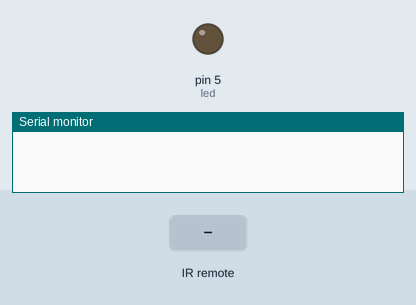
Bench run of a sketch on a simulated Arduino Uno, built with avr-gcc and run on an emulated ATmega328P. On the bench: output pins drawn as LEDs (lit = HIGH), the last lines printed to the serial monitor. The inputs (shaded band) are chosen by the test bench.

Above: at 1.2 s.
1.3 s: infrared code 0x61A07E81 received
At 1.6 s:
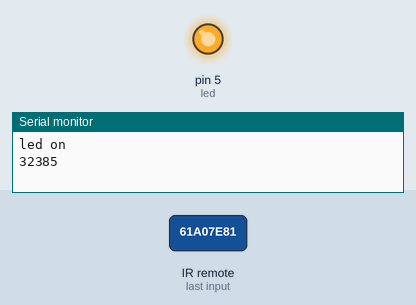
Timing chart, 0 to 4.3 s (numbered marks = the images above; inputs shaded):
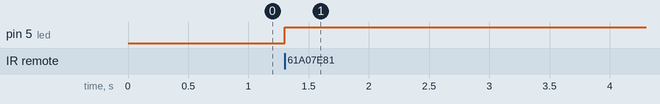

The sketch:

one_button_turn_off_on.ino
```cpp
  /* Orignial code from http://www.electroschematics.com/9522/arduino-control-leds-ir-remote/
  Modified code for use of a remote to power on/off an LED by one button

  Use the "IRecord" sketch from the IRremote library to get your remotes HEX code. You can use the same circuit as this sketch-----make sure to put 0x in front of your HEX numbers---e.g. 0x123456
  */

    #include <IRremote.h>

  int RECV_PIN = 11; //  output pin of IR Receiver
  int led = 5;
  int itsONled[] = {0,0,0,0};
  /* the initial state of LEDs is OFF (zero) */
  #define remoteCode  0x61A07E81 // rewind button code received from my insignia remote

  IRrecv irrecv(RECV_PIN);

  decode_results results;

  void setup()
  {
    Serial.begin(9600);   // be able to see in serial port
    irrecv.enableIRIn();  // Start the receiver
    pinMode(led, OUTPUT);  // declaring led as an output
  }

  void loop() {
    if (irrecv.decode(&results)) {
      unsigned int value = results.value;
      switch(value) {
         case remoteCode:
           if(itsONled[1] == 1) {        // if first led is on then
              digitalWrite(led, LOW);   // turn it off when button is pressed
              itsONled[1] = 0;           // and set its state as off
              Serial.println("led off");
           } else {                      // else if first led is off
               digitalWrite(led, HIGH); // turn it on when the button is pressed
               itsONled[1] = 1;          // and set its state as on
               Serial.println("led on");
           }
            break;
      }
      Serial.println(value); // you can comment this line
      irrecv.resume(); // Receive the next value
    }
  }
```

Measured:
- after the input at 1.3 s, pin 5 (led): LOW → HIGH at once
